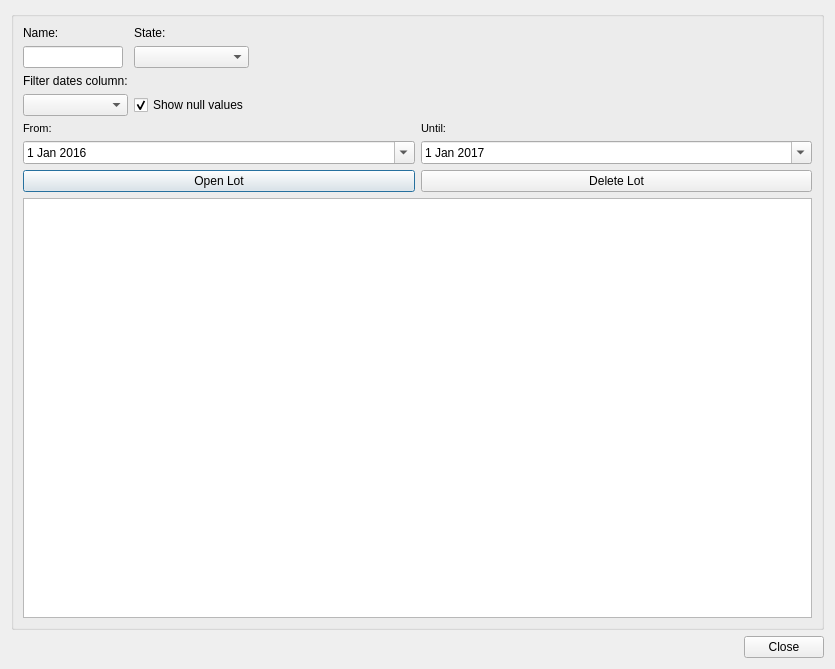
<?xml version="1.0" encoding="UTF-8"?>
<ui version="4.0">
 <class>lot_management</class>
 <widget class="QDialog" name="lot_management">
  <property name="geometry">
   <rect>
    <x>0</x>
    <y>0</y>
    <width>835</width>
    <height>669</height>
   </rect>
  </property>
  <property name="windowTitle">
   <string>Lot Management</string>
  </property>
  <layout class="QVBoxLayout" name="verticalLayout_4">
   <item>
    <widget class="QGroupBox" name="groupBox">
     <property name="title">
      <string/>
     </property>
     <layout class="QVBoxLayout" name="verticalLayout_3">
      <item>
       <layout class="QGridLayout" name="gridLayout_2">
        <item row="3" column="0">
         <widget class="QLabel" name="lbl_column_filter">
          <property name="text">
           <string>Filter dates column:</string>
          </property>
         </widget>
        </item>
        <item row="0" column="1">
         <widget class="QLabel" name="lbl_state">
          <property name="text">
           <string>State:</string>
          </property>
         </widget>
        </item>
        <item row="1" column="0">
         <widget class="QLineEdit" name="txt_lot_name">
          <property name="maximumSize">
           <size>
            <width>100</width>
            <height>16777215</height>
           </size>
          </property>
         </widget>
        </item>
        <item row="4" column="1">
         <widget class="QCheckBox" name="chk_show_nulls">
          <property name="text">
           <string>Show null values</string>
          </property>
          <property name="checked">
           <bool>true</bool>
          </property>
         </widget>
        </item>
        <item row="1" column="3">
         <spacer name="horizontalSpacer">
          <property name="orientation">
           <enum>Qt::Horizontal</enum>
          </property>
          <property name="sizeHint" stdset="0">
           <size>
            <width>40</width>
            <height>20</height>
           </size>
          </property>
         </spacer>
        </item>
        <item row="0" column="0">
         <widget class="QLabel" name="lbl_name">
          <property name="text">
           <string>Name:</string>
          </property>
         </widget>
        </item>
        <item row="1" column="1">
         <widget class="QComboBox" name="cmb_estat"/>
        </item>
        <item row="4" column="0">
         <widget class="QComboBox" name="cmb_date_filter_type"/>
        </item>
       </layout>
      </item>
      <item>
       <layout class="QHBoxLayout" name="horizontalLayout">
        <item>
         <layout class="QGridLayout" name="gridLayout">
          <item row="0" column="0">
           <widget class="QLabel" name="lbl_data_event_from">
            <property name="font">
             <font>
              <pointsize>8</pointsize>
             </font>
            </property>
            <property name="frameShape">
             <enum>QFrame::NoFrame</enum>
            </property>
            <property name="frameShadow">
             <enum>QFrame::Plain</enum>
            </property>
            <property name="text">
             <string>From:</string>
            </property>
            <property name="textFormat">
             <enum>Qt::AutoText</enum>
            </property>
            <property name="scaledContents">
             <bool>false</bool>
            </property>
            <property name="alignment">
             <set>Qt::AlignLeading|Qt::AlignLeft|Qt::AlignVCenter</set>
            </property>
            <property name="margin">
             <number>3</number>
            </property>
           </widget>
          </item>
          <item row="1" column="0">
           <widget class="QDateEdit" name="date_event_from">
            <property name="calendarPopup">
             <bool>true</bool>
            </property>
            <property name="date">
             <date>
              <year>2016</year>
              <month>1</month>
              <day>1</day>
             </date>
            </property>
           </widget>
          </item>
         </layout>
        </item>
        <item>
         <layout class="QVBoxLayout" name="verticalLayout_2">
          <item>
           <widget class="QLabel" name="lbl_data_event_to">
            <property name="font">
             <font>
              <pointsize>8</pointsize>
             </font>
            </property>
            <property name="frameShape">
             <enum>QFrame::NoFrame</enum>
            </property>
            <property name="frameShadow">
             <enum>QFrame::Raised</enum>
            </property>
            <property name="text">
             <string>Until:</string>
            </property>
            <property name="textFormat">
             <enum>Qt::AutoText</enum>
            </property>
            <property name="scaledContents">
             <bool>false</bool>
            </property>
            <property name="margin">
             <number>3</number>
            </property>
           </widget>
          </item>
          <item>
           <widget class="QDateEdit" name="date_event_to">
            <property name="calendarPopup">
             <bool>true</bool>
            </property>
            <property name="date">
             <date>
              <year>2017</year>
              <month>1</month>
              <day>1</day>
             </date>
            </property>
           </widget>
          </item>
         </layout>
        </item>
       </layout>
      </item>
      <item>
       <layout class="QHBoxLayout" name="horizontalLayout_2">
        <item>
         <widget class="QPushButton" name="btn_open">
          <property name="text">
           <string>Open Lot</string>
          </property>
         </widget>
        </item>
        <item>
         <widget class="QPushButton" name="btn_delete">
          <property name="text">
           <string>Delete Lot</string>
          </property>
         </widget>
        </item>
       </layout>
      </item>
      <item>
       <widget class="QTableView" name="tbl_lots">
        <property name="sortingEnabled">
         <bool>true</bool>
        </property>
       </widget>
      </item>
     </layout>
    </widget>
   </item>
   <item>
    <layout class="QGridLayout" name="lyt_buttons">
     <item row="0" column="0">
      <spacer name="horizontalSpacer_2">
       <property name="orientation">
        <enum>Qt::Horizontal</enum>
       </property>
       <property name="sizeHint" stdset="0">
        <size>
         <width>40</width>
         <height>20</height>
        </size>
       </property>
      </spacer>
     </item>
     <item row="0" column="1">
      <widget class="QPushButton" name="btn_cancel">
       <property name="text">
        <string>Close</string>
       </property>
      </widget>
     </item>
    </layout>
   </item>
  </layout>
 </widget>
 <tabstops>
  <tabstop>date_event_from</tabstop>
  <tabstop>date_event_to</tabstop>
  <tabstop>btn_open</tabstop>
  <tabstop>btn_delete</tabstop>
  <tabstop>tbl_lots</tabstop>
 </tabstops>
 <resources/>
 <connections/>
</ui>
